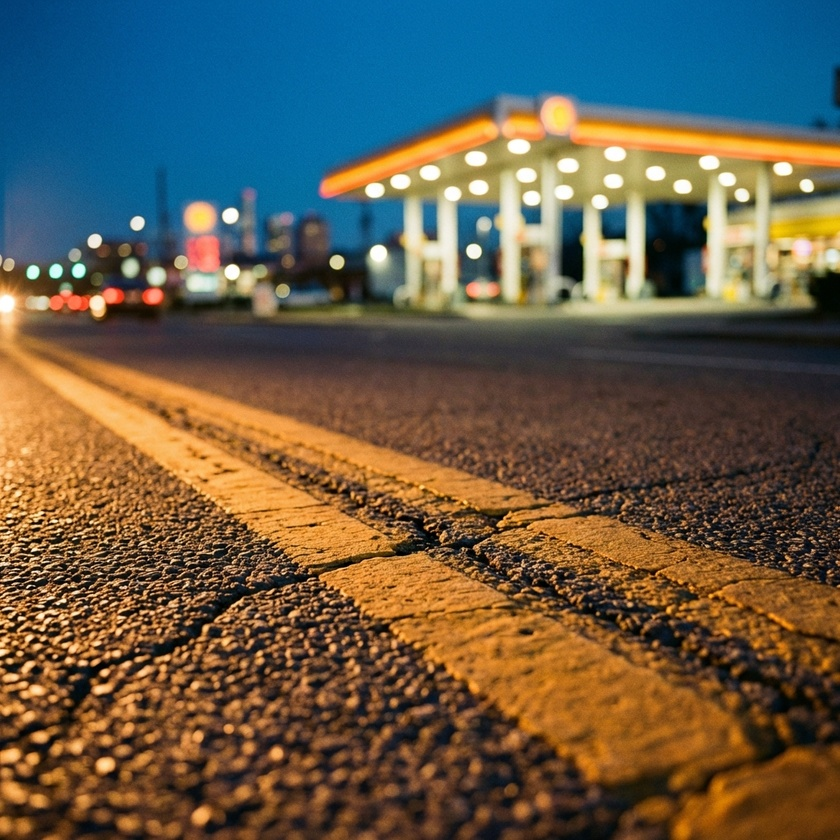
#> input picture assets/hero_bg.jpg, 840 x 840 px, shrunk from 1024 x 1024 before the run
$ python simple_remove_bg.py assets/hero_bg.jpg assets/hero_bg.jpg
#> lines starting #> are read from the running program, lines starting #| are printed output that depends on the picture
from PIL import Image
import sys

def remove_black_background(input_path, output_path, threshold=30):
#> called with input_path = 'assets/hero_bg.jpg', output_path = 'assets/hero_bg.jpg', threshold = 30
    img = Image.open(input_path).convert("RGBA")
    datas = img.getdata()

    newData = []
    for item in datas:
        # Check if pixel is close to black
        if item[0] < threshold and item[1] < threshold and item[2] < threshold:
            newData.append((0, 0, 0, 0)) # Transparent
        else:
            newData.append(item)
#> this loop made 705600 passes
#> item on passes 1 to 3: (0, 62, 115, 255), (1, 64, 117, 255), (1, 64, 117, 255)
#> after the loop, newData = 705600 items

    img.putdata(newData)
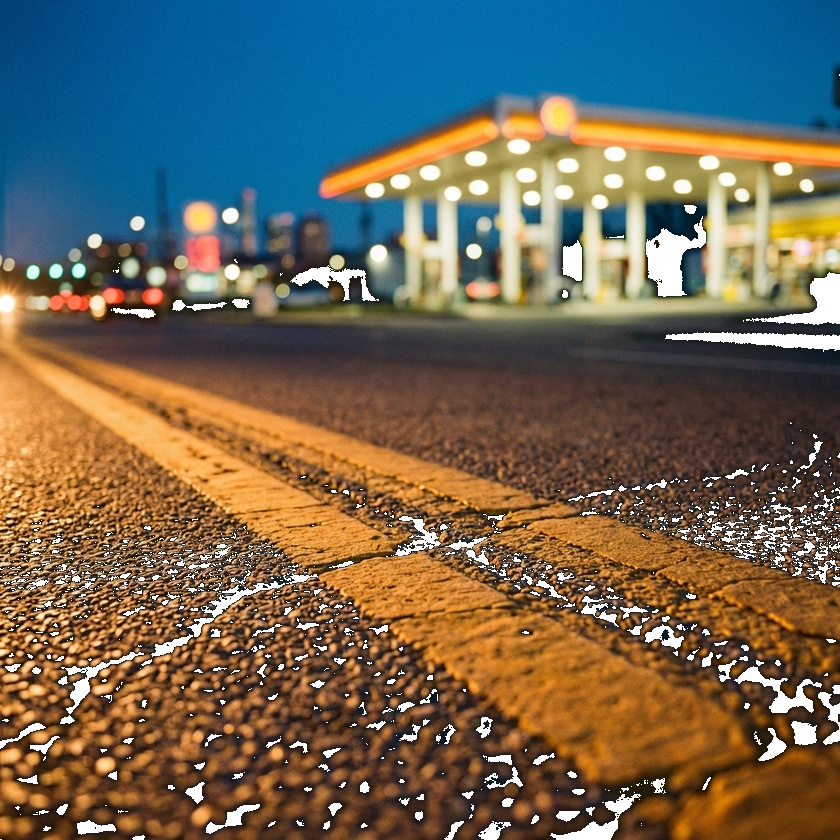
#> img: PIL image 840x840 RGBA; mean R, G, B, A 100, 91.6, 74.9, 243.8; transparent parts drawn white
    img.save(output_path, "PNG")
    print(f"Saved to {output_path}")

if __name__ == "__main__":
    if len(sys.argv) != 3:
        print("Usage: python simple_remove_bg.py <input> <output>")
    else:
        remove_black_background(sys.argv[1], sys.argv[2])
